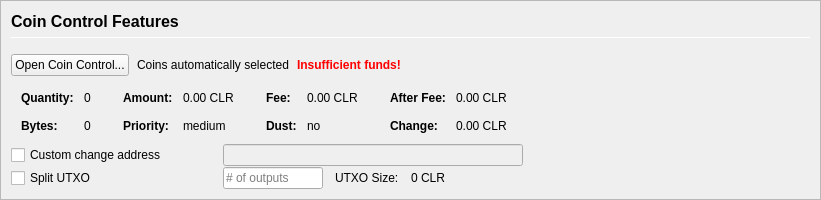
         <widget class="QFrame" name="frameCoinControl">
          <property name="sizePolicy">
           <sizepolicy hsizetype="Expanding" vsizetype="Expanding">
            <horstretch>0</horstretch>
            <verstretch>0</verstretch>
           </sizepolicy>
          </property>
          <property name="maximumSize">
           <size>
            <width>16777215</width>
            <height>16777215</height>
           </size>
          </property>
          <property name="frameShape">
           <enum>QFrame::StyledPanel</enum>
          </property>
          <property name="frameShadow">
           <enum>QFrame::Sunken</enum>
          </property>
          <layout class="QVBoxLayout" name="verticalLayoutCoinControl2">
           <property name="spacing">
            <number>0</number>
           </property>
           <property name="leftMargin">
            <number>0</number>
           </property>
           <property name="topMargin">
            <number>0</number>
           </property>
           <property name="rightMargin">
            <number>0</number>
           </property>
           <property name="bottomMargin">
            <number>0</number>
           </property>
           <item>
            <widget class="QFrame" name="frameCoinControl_BG">
             <layout class="QVBoxLayout" name="verticalLayoutCoinControl" stretch="0,0,0,0,0,0">
              <property name="spacing">
               <number>1</number>
              </property>
              <property name="leftMargin">
               <number>10</number>
              </property>
              <property name="topMargin">
               <number>10</number>
              </property>
              <item>
               <layout class="QHBoxLayout" name="horizontalLayoutCoinControl1">
                <property name="bottomMargin">
                 <number>15</number>
                </property>
                <item>
                 <layout class="QVBoxLayout" name="verticalLayout_3">
                  <property name="spacing">
                   <number>6</number>
                  </property>
                  <item>
                   <widget class="QLabel" name="labelCoinControlFeatures">
                    <property name="sizePolicy">
                     <sizepolicy hsizetype="Preferred" vsizetype="Maximum">
                      <horstretch>0</horstretch>
                      <verstretch>0</verstretch>
                     </sizepolicy>
                    </property>
                    <property name="minimumSize">
                     <size>
                      <width>0</width>
                      <height>20</height>
                     </size>
                    </property>
                    <property name="font">
                     <font>
                      <pointsize>12</pointsize>
                      <weight>75</weight>
                      <bold>true</bold>
                     </font>
                    </property>
                    <property name="styleSheet">
                     <string notr="true">font-weight:bold;</string>
                    </property>
                    <property name="text">
                     <string>Coin Control Features</string>
                    </property>
                   </widget>
                  </item>
                  <item>
                   <widget class="Line" name="line">
                    <property name="minimumSize">
                     <size>
                      <width>0</width>
                      <height>1</height>
                     </size>
                    </property>
                    <property name="maximumSize">
                     <size>
                      <width>16777215</width>
                      <height>1</height>
                     </size>
                    </property>
                    <property name="orientation">
                     <enum>Qt::Horizontal</enum>
                    </property>
                   </widget>
                  </item>
                 </layout>
                </item>
               </layout>
              </item>
              <item>
               <layout class="QHBoxLayout" name="horizontalLayoutCoinControl2" stretch="0,0,0,0">
                <property name="spacing">
                 <number>8</number>
                </property>
                <property name="bottomMargin">
                 <number>10</number>
                </property>
                <item>
                 <widget class="QPushButton" name="pushButtonCoinControl">
                  <property name="styleSheet">
                   <string notr="true"/>
                  </property>
                  <property name="text">
                   <string>Open Coin Control...</string>
                  </property>
                  <property name="autoDefault">
                   <bool>false</bool>
                  </property>
                 </widget>
                </item>
                <item>
                 <widget class="QLabel" name="labelCoinControlAutomaticallySelected">
                  <property name="text">
                   <string>Coins automatically selected</string>
                  </property>
                  <property name="margin">
                   <number>5</number>
                  </property>
                 </widget>
                </item>
                <item>
                 <widget class="QLabel" name="labelCoinControlInsuffFunds">
                  <property name="font">
                   <font>
                    <weight>75</weight>
                    <bold>true</bold>
                   </font>
                  </property>
                  <property name="styleSheet">
                   <string notr="true">color:red;font-weight:bold;</string>
                  </property>
                  <property name="text">
                   <string>Insufficient funds!</string>
                  </property>
                  <property name="margin">
                   <number>5</number>
                  </property>
                 </widget>
                </item>
                <item>
                 <spacer name="horizontalSpacerCoinControl">
                  <property name="orientation">
                   <enum>Qt::Horizontal</enum>
                  </property>
                  <property name="sizeHint" stdset="0">
                   <size>
                    <width>40</width>
                    <height>1</height>
                   </size>
                  </property>
                 </spacer>
                </item>
               </layout>
              </item>
              <item>
               <widget class="QWidget" name="widgetCoinControl" native="true">
                <property name="sizePolicy">
                 <sizepolicy hsizetype="Preferred" vsizetype="Preferred">
                  <horstretch>0</horstretch>
                  <verstretch>0</verstretch>
                 </sizepolicy>
                </property>
                <property name="minimumSize">
                 <size>
                  <width>0</width>
                  <height>0</height>
                 </size>
                </property>
                <property name="styleSheet">
                 <string notr="true"/>
                </property>
                <layout class="QHBoxLayout" name="horizontalLayoutCoinControl5">
                 <property name="leftMargin">
                  <number>0</number>
                 </property>
                 <property name="topMargin">
                  <number>0</number>
                 </property>
                 <property name="rightMargin">
                  <number>0</number>
                 </property>
                 <property name="bottomMargin">
                  <number>0</number>
                 </property>
                 <item>
                  <layout class="QHBoxLayout" name="horizontalLayoutCoinControl3" stretch="0,0,0,1">
                   <property name="spacing">
                    <number>20</number>
                   </property>
                   <property name="topMargin">
                    <number>0</number>
                   </property>
                   <property name="bottomMargin">
                    <number>10</number>
                   </property>
                   <item>
                    <layout class="QFormLayout" name="formLayoutCoinControl1">
                     <property name="horizontalSpacing">
                      <number>10</number>
                     </property>
                     <property name="verticalSpacing">
                      <number>14</number>
                     </property>
                     <property name="leftMargin">
                      <number>10</number>
                     </property>
                     <property name="topMargin">
                      <number>4</number>
                     </property>
                     <property name="rightMargin">
                      <number>6</number>
                     </property>
                     <item row="0" column="0">
                      <widget class="QLabel" name="labelCoinControlQuantityText">
                       <property name="font">
                        <font>
                         <weight>75</weight>
                         <bold>true</bold>
                        </font>
                       </property>
                       <property name="text">
                        <string>Quantity:</string>
                       </property>
                       <property name="margin">
                        <number>0</number>
                       </property>
                      </widget>
                     </item>
                     <item row="0" column="1">
                      <widget class="QLabel" name="labelCoinControlQuantity">
                       <property name="cursor">
                        <cursorShape>IBeamCursor</cursorShape>
                       </property>
                       <property name="contextMenuPolicy">
                        <enum>Qt::ActionsContextMenu</enum>
                       </property>
                       <property name="text">
                        <string notr="true">0</string>
                       </property>
                       <property name="margin">
                        <number>0</number>
                       </property>
                       <property name="textInteractionFlags">
                        <set>Qt::LinksAccessibleByMouse|Qt::TextSelectableByKeyboard|Qt::TextSelectableByMouse</set>
                       </property>
                      </widget>
                     </item>
                     <item row="1" column="0">
                      <widget class="QLabel" name="labelCoinControlBytesText">
                       <property name="font">
                        <font>
                         <weight>75</weight>
                         <bold>true</bold>
                        </font>
                       </property>
                       <property name="text">
                        <string>Bytes:</string>
                       </property>
                      </widget>
                     </item>
                     <item row="1" column="1">
                      <widget class="QLabel" name="labelCoinControlBytes">
                       <property name="cursor">
                        <cursorShape>IBeamCursor</cursorShape>
                       </property>
                       <property name="contextMenuPolicy">
                        <enum>Qt::ActionsContextMenu</enum>
                       </property>
                       <property name="text">
                        <string notr="true">0</string>
                       </property>
                       <property name="textInteractionFlags">
                        <set>Qt::LinksAccessibleByMouse|Qt::TextSelectableByKeyboard|Qt::TextSelectableByMouse</set>
                       </property>
                      </widget>
                     </item>
                    </layout>
                   </item>
                   <item>
                    <layout class="QFormLayout" name="formLayoutCoinControl2">
                     <property name="horizontalSpacing">
                      <number>10</number>
                     </property>
                     <property name="verticalSpacing">
                      <number>14</number>
                     </property>
                     <property name="leftMargin">
                      <number>6</number>
                     </property>
                     <property name="topMargin">
                      <number>4</number>
                     </property>
                     <property name="rightMargin">
                      <number>6</number>
                     </property>
                     <item row="0" column="0">
                      <widget class="QLabel" name="labelCoinControlAmountText">
                       <property name="font">
                        <font>
                         <weight>75</weight>
                         <bold>true</bold>
                        </font>
                       </property>
                       <property name="text">
                        <string>Amount:</string>
                       </property>
                       <property name="margin">
                        <number>0</number>
                       </property>
                      </widget>
                     </item>
                     <item row="0" column="1">
                      <widget class="QLabel" name="labelCoinControlAmount">
                       <property name="cursor">
                        <cursorShape>IBeamCursor</cursorShape>
                       </property>
                       <property name="contextMenuPolicy">
                        <enum>Qt::ActionsContextMenu</enum>
                       </property>
                       <property name="text">
                        <string notr="true">0.00 CLR</string>
                       </property>
                       <property name="textInteractionFlags">
                        <set>Qt::LinksAccessibleByMouse|Qt::TextSelectableByKeyboard|Qt::TextSelectableByMouse</set>
                       </property>
                      </widget>
                     </item>
                     <item row="1" column="0">
                      <widget class="QLabel" name="labelCoinControlPriorityText">
                       <property name="font">
                        <font>
                         <weight>75</weight>
                         <bold>true</bold>
                        </font>
                       </property>
                       <property name="text">
                        <string>Priority:</string>
                       </property>
                      </widget>
                     </item>
                     <item row="1" column="1">
                      <widget class="QLabel" name="labelCoinControlPriority">
                       <property name="cursor">
                        <cursorShape>IBeamCursor</cursorShape>
                       </property>
                       <property name="contextMenuPolicy">
                        <enum>Qt::ActionsContextMenu</enum>
                       </property>
                       <property name="text">
                        <string>medium</string>
                       </property>
                       <property name="textInteractionFlags">
                        <set>Qt::LinksAccessibleByMouse|Qt::TextSelectableByKeyboard|Qt::TextSelectableByMouse</set>
                       </property>
                      </widget>
                     </item>
                    </layout>
                   </item>
                   <item>
                    <layout class="QFormLayout" name="formLayoutCoinControl3">
                     <property name="horizontalSpacing">
                      <number>10</number>
                     </property>
                     <property name="verticalSpacing">
                      <number>14</number>
                     </property>
                     <property name="leftMargin">
                      <number>6</number>
                     </property>
                     <property name="topMargin">
                      <number>4</number>
                     </property>
                     <property name="rightMargin">
                      <number>6</number>
                     </property>
                     <item row="0" column="0">
                      <widget class="QLabel" name="labelCoinControlFeeText">
                       <property name="font">
                        <font>
                         <weight>75</weight>
                         <bold>true</bold>
                        </font>
                       </property>
                       <property name="text">
                        <string>Fee:</string>
                       </property>
                       <property name="margin">
                        <number>0</number>
                       </property>
                      </widget>
                     </item>
                     <item row="0" column="1">
                      <widget class="QLabel" name="labelCoinControlFee">
                       <property name="cursor">
                        <cursorShape>IBeamCursor</cursorShape>
                       </property>
                       <property name="contextMenuPolicy">
                        <enum>Qt::ActionsContextMenu</enum>
                       </property>
                       <property name="text">
                        <string notr="true">0.00 CLR</string>
                       </property>
                       <property name="textInteractionFlags">
                        <set>Qt::LinksAccessibleByMouse|Qt::TextSelectableByKeyboard|Qt::TextSelectableByMouse</set>
                       </property>
                      </widget>
                     </item>
                     <item row="1" column="0">
                      <widget class="QLabel" name="labelCoinControlLowOutputText">
                       <property name="font">
                        <font>
                         <weight>75</weight>
                         <bold>true</bold>
                        </font>
                       </property>
                       <property name="text">
                        <string>Dust:</string>
                       </property>
                      </widget>
                     </item>
                     <item row="1" column="1">
                      <widget class="QLabel" name="labelCoinControlLowOutput">
                       <property name="cursor">
                        <cursorShape>IBeamCursor</cursorShape>
                       </property>
                       <property name="contextMenuPolicy">
                        <enum>Qt::ActionsContextMenu</enum>
                       </property>
                       <property name="text">
                        <string>no</string>
                       </property>
                       <property name="textInteractionFlags">
                        <set>Qt::LinksAccessibleByMouse|Qt::TextSelectableByKeyboard|Qt::TextSelectableByMouse</set>
                       </property>
                      </widget>
                     </item>
                    </layout>
                   </item>
                   <item>
                    <layout class="QFormLayout" name="formLayoutCoinControl4">
                     <property name="horizontalSpacing">
                      <number>10</number>
                     </property>
                     <property name="verticalSpacing">
                      <number>14</number>
                     </property>
                     <property name="leftMargin">
                      <number>6</number>
                     </property>
                     <property name="topMargin">
                      <number>4</number>
                     </property>
                     <property name="rightMargin">
                      <number>6</number>
                     </property>
                     <item row="0" column="0">
                      <widget class="QLabel" name="labelCoinControlAfterFeeText">
                       <property name="font">
                        <font>
                         <weight>75</weight>
                         <bold>true</bold>
                        </font>
                       </property>
                       <property name="text">
                        <string>After Fee:</string>
                       </property>
                       <property name="margin">
                        <number>0</number>
                       </property>
                      </widget>
                     </item>
                     <item row="0" column="1">
                      <widget class="QLabel" name="labelCoinControlAfterFee">
                       <property name="cursor">
                        <cursorShape>IBeamCursor</cursorShape>
                       </property>
                       <property name="contextMenuPolicy">
                        <enum>Qt::ActionsContextMenu</enum>
                       </property>
                       <property name="text">
                        <string notr="true">0.00 CLR</string>
                       </property>
                       <property name="textInteractionFlags">
                        <set>Qt::LinksAccessibleByMouse|Qt::TextSelectableByKeyboard|Qt::TextSelectableByMouse</set>
                       </property>
                      </widget>
                     </item>
                     <item row="1" column="0">
                      <widget class="QLabel" name="labelCoinControlChangeText">
                       <property name="font">
                        <font>
                         <weight>75</weight>
                         <bold>true</bold>
                        </font>
                       </property>
                       <property name="text">
                        <string>Change:</string>
                       </property>
                      </widget>
                     </item>
                     <item row="1" column="1">
                      <widget class="QLabel" name="labelCoinControlChange">
                       <property name="cursor">
                        <cursorShape>IBeamCursor</cursorShape>
                       </property>
                       <property name="contextMenuPolicy">
                        <enum>Qt::ActionsContextMenu</enum>
                       </property>
                       <property name="text">
                        <string notr="true">0.00 CLR</string>
                       </property>
                       <property name="textInteractionFlags">
                        <set>Qt::LinksAccessibleByMouse|Qt::TextSelectableByKeyboard|Qt::TextSelectableByMouse</set>
                       </property>
                      </widget>
                     </item>
                    </layout>
                   </item>
                  </layout>
                 </item>
                </layout>
               </widget>
              </item>
              <item>
               <layout class="QHBoxLayout" name="horizontalLayoutCoinControl4">
                <property name="spacing">
                 <number>12</number>
                </property>
                <property name="sizeConstraint">
                 <enum>QLayout::SetDefaultConstraint</enum>
                </property>
                <property name="topMargin">
                 <number>0</number>
                </property>
                <property name="rightMargin">
                 <number>0</number>
                </property>
                <item>
                 <widget class="QCheckBox" name="checkBoxCoinControlChange">
                  <property name="sizePolicy">
                   <sizepolicy hsizetype="Preferred" vsizetype="Preferred">
                    <horstretch>0</horstretch>
                    <verstretch>0</verstretch>
                   </sizepolicy>
                  </property>
                  <property name="minimumSize">
                   <size>
                    <width>200</width>
                    <height>0</height>
                   </size>
                  </property>
                  <property name="maximumSize">
                   <size>
                    <width>200</width>
                    <height>16777215</height>
                   </size>
                  </property>
                  <property name="toolTip">
                   <string>If this is activated, but the change address is empty or invalid, change will be sent to a newly generated address.</string>
                  </property>
                  <property name="text">
                   <string>Custom change address</string>
                  </property>
                 </widget>
                </item>
                <item>
                 <widget class="QValidatedLineEdit" name="lineEditCoinControlChange">
                  <property name="enabled">
                   <bool>false</bool>
                  </property>
                  <property name="sizePolicy">
                   <sizepolicy hsizetype="Preferred" vsizetype="Preferred">
                    <horstretch>0</horstretch>
                    <verstretch>0</verstretch>
                   </sizepolicy>
                  </property>
                  <property name="minimumSize">
                   <size>
                    <width>300</width>
                    <height>0</height>
                   </size>
                  </property>
                 </widget>
                </item>
                <item>
                 <widget class="QLabel" name="labelCoinControlChangeLabel">
                  <property name="sizePolicy">
                   <sizepolicy hsizetype="Preferred" vsizetype="Preferred">
                    <horstretch>0</horstretch>
                    <verstretch>0</verstretch>
                   </sizepolicy>
                  </property>
                  <property name="minimumSize">
                   <size>
                    <width>100</width>
                    <height>0</height>
                   </size>
                  </property>
                  <property name="text">
                   <string/>
                  </property>
                  <property name="margin">
                   <number>3</number>
                  </property>
                 </widget>
                </item>
               </layout>
              </item>
              <item>
               <layout class="QHBoxLayout" name="horizontalLayoutCoinControl6">
                <property name="spacing">
                 <number>12</number>
                </property>
                <property name="rightMargin">
                 <number>0</number>
                </property>
                <item>
                 <widget class="QCheckBox" name="splitBlockCheckBox">
                  <property name="sizePolicy">
                   <sizepolicy hsizetype="Preferred" vsizetype="Preferred">
                    <horstretch>0</horstretch>
                    <verstretch>0</verstretch>
                   </sizepolicy>
                  </property>
                  <property name="minimumSize">
                   <size>
                    <width>200</width>
                    <height>0</height>
                   </size>
                  </property>
                  <property name="maximumSize">
                   <size>
                    <width>200</width>
                    <height>16777215</height>
                   </size>
                  </property>
                  <property name="text">
                   <string>Split UTXO</string>
                  </property>
                 </widget>
                </item>
                <item>
                 <widget class="QLineEdit" name="splitBlockLineEdit">
                  <property name="sizePolicy">
                   <sizepolicy hsizetype="Preferred" vsizetype="Preferred">
                    <horstretch>50</horstretch>
                    <verstretch>0</verstretch>
                   </sizepolicy>
                  </property>
                  <property name="minimumSize">
                   <size>
                    <width>100</width>
                    <height>0</height>
                   </size>
                  </property>
                  <property name="maximumSize">
                   <size>
                    <width>100</width>
                    <height>16777215</height>
                   </size>
                  </property>
                  <property name="placeholderText">
                   <string># of outputs</string>
                  </property>
                 </widget>
                </item>
                <item>
                 <widget class="QLabel" name="labelBlockSizeText">
                  <property name="text">
                   <string>UTXO Size:</string>
                  </property>
                 </widget>
                </item>
                <item>
                 <widget class="QLabel" name="labelBlockSize">
                  <property name="text">
                   <string>0 CLR</string>
                  </property>
                 </widget>
                </item>
                <item>
                 <spacer name="horizontalSpacer_7">
                  <property name="orientation">
                   <enum>Qt::Horizontal</enum>
                  </property>
                  <property name="sizeHint" stdset="0">
                   <size>
                    <width>40</width>
                    <height>20</height>
                   </size>
                  </property>
                 </spacer>
                </item>
               </layout>
              </item>
              <item>
               <spacer name="verticalSpacerCoinControl">
                <property name="orientation">
                 <enum>Qt::Vertical</enum>
                </property>
                <property name="sizeHint" stdset="0">
                 <size>
                  <width>800</width>
                  <height>1</height>
                 </size>
                </property>
               </spacer>
              </item>
             </layout>
            </widget>
           </item>
          </layout>
         </widget>
